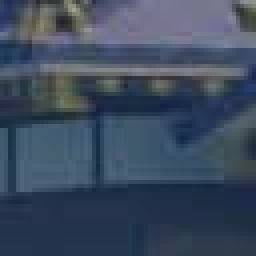
#> input picture 64Bg/1.png, 64 x 64 px (shown 4 times larger); its folder holds only this picture in this run
$ python mainV2.py
#> lines starting #> are read from the running program, lines starting #| are printed output that depends on the picture
import cv2
import numpy as np
import os
import random

def overlay_images(bg_folder, overlay_img_path, top_img_folder=None, fourth_img_path=None, top_size=(64,64), fourth_size=(64,64), pos_x=0, pos_y=0, bg_size=(1024, 1024), overlay_size=(1024, 1024)):
    """
    从指定文件夹随机读取一张背景图片，然后叠加另外两张图片，最后可选择性地叠加第四张图片

    Args:
        bg_folder: 背景图片文件夹路径
        overlay_img_path: 要叠加的图片路径
        top_img_folder: 最顶层要叠加的图片文件夹路径（可选）
        fourth_img_path: 第四层图片路径（可选）
        top_size: 顶层图片调整后的尺寸 (width, height)
        fourth_size: 第四层图片调整后的尺寸 (width, height)
        pos_x: 第四层图片的X坐标位置
        pos_y: 第四层图片的Y坐标位置
        bg_size: 背景图片调整后的尺寸 (width, height)
        overlay_size: 中间层图片调整后的尺寸 (width, height)

    Returns:
        合成后的图片
    """
#> called with bg_folder = '64Bg', overlay_img_path = 'v2Bgnew.png', fourth_img_path = 'V3nb64.png', top_size = (48, 48), fourth_size = (16, 16), pos_x = 32, pos_y = 32, bg_size = (64, 64)
    # 获取背景文件夹中的所有图片文件
    bg_images = [f for f in os.listdir(bg_folder) if f.lower().endswith(('.png', '.jpg', '.jpeg', '.bmp', '.tiff'))]

    if not bg_images:
        raise ValueError(f"在 {bg_folder} 文件夹中没有找到图片文件")

    # 随机选择一张背景图片
    selected_bg = random.choice(bg_images)
    bg_img_path = os.path.join(bg_folder, selected_bg)

    # 读取背景图片
    bg_img = cv2.imread(bg_img_path, cv2.IMREAD_UNCHANGED)
#> bg_img is the input picture: shape (64, 64, 4); mean B, G, R, A 94.8, 75.1, 61.4, 255
    if bg_img is None:
        raise ValueError(f"无法读取背景图片: {bg_img_path}")

    # 读取要叠加的图片
    overlay_img = cv2.imread(overlay_img_path, cv2.IMREAD_UNCHANGED)
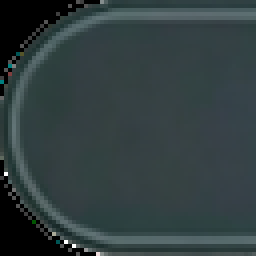
#> input picture v2Bgnew.png, 64 x 64 px (shown 4 times larger)
#> overlay_img is the input picture: shape (64, 64, 4); mean B, G, R, A 64.1, 62.5, 49.8, 177.7
    if overlay_img is None:
        raise ValueError(f"无法读取叠加图片: {overlay_img_path}")

    # 调整背景图片大小
    bg_img_resized = cv2.resize(bg_img, bg_size)

    # 调整中间层叠加图片大小
    overlay_img_resized = cv2.resize(overlay_img, overlay_size)

    # 如果中间层叠加图片是RGBA格式，我们需要特殊处理透明通道
    if overlay_img_resized.shape[-1] == 4:
        # 分离RGB和Alpha通道
        rgb_channels = overlay_img_resized[:, :, :3]
        alpha_channel = overlay_img_resized[:, :, 3] / 255.0
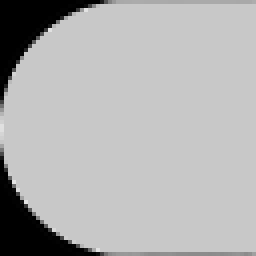
#> alpha_channel: shape (64, 64) float64 (shown 4 times larger); min 0, max 0.898, mean 0.697

        # 计算叠加位置（居中）
        y_offset = (bg_size[1] - overlay_size[1]) // 2
        x_offset = (bg_size[0] - overlay_size[0]) // 2

        # 确保偏移量不会超出边界
        y_end = min(y_offset + overlay_size[1], bg_size[1])
        x_end = min(x_offset + overlay_size[0], bg_size[0])

        # 创建感兴趣的区域
        roi = bg_img_resized[y_offset:y_end, x_offset:x_end]

        # 使用alpha混合进行叠加
        for c in range(0, 3):
            roi[:, :, c] = ((1 - alpha_channel[0:(y_end-y_offset), 0:(x_end-x_offset)]) *
                            roi[:, :, c] +
                            alpha_channel[0:(y_end-y_offset), 0:(x_end-x_offset)] *
                            rgb_channels[0:(y_end-y_offset), 0:(x_end-x_offset), c])
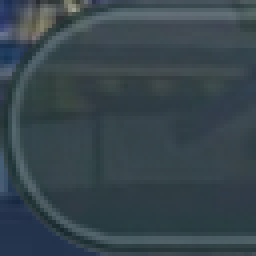
#> roi: shape (64, 64, 4) (shown 4 times larger); mean B, G, R, A 76.4, 69.3, 55.5, 255
    else:
        # 如果没有透明通道，直接覆盖
        y_offset = (bg_size[1] - overlay_size[1]) // 2
        x_offset = (bg_size[0] - overlay_size[0]) // 2

        y_end = min(y_offset + overlay_size[1], bg_size[1])
        x_end = min(x_offset + overlay_size[0], bg_size[0])

        bg_img_resized[y_offset:y_end, x_offset:x_end] = overlay_img_resized[0:(y_end-y_offset), 0:(x_end-x_offset)]

    # 如果指定了顶层图片文件夹，则获取并叠加第一张图片
    if top_img_folder and os.path.exists(top_img_folder):
        # 获取顶层图片文件夹中的所有图片文件
        top_images = [f for f in os.listdir(top_img_folder) if f.lower().endswith(('.png', '.jpg', '.jpeg', '.bmp', '.tiff'))]

        if top_images:
            # 选取第一张图片
            top_img_name = top_images[0]
            top_img_path = os.path.join(top_img_folder, top_img_name)

            # 读取顶层图片
            top_img = cv2.imread(top_img_path, cv2.IMREAD_UNCHANGED)
            if top_img is not None:
                # 调整顶层图片大小
                top_img_resized = cv2.resize(top_img, top_size)

                # 如果顶层图片是RGBA格式，我们需要特殊处理透明通道
                if top_img_resized.shape[-1] == 4:
                    # 分离RGB和Alpha通道
                    rgb_channels_top = top_img_resized[:, :, :3]
                    alpha_channel_top = top_img_resized[:, :, 3] / 255.0

                    # 计算叠加位置（居中）
                    y_offset_top = (bg_size[1] - top_size[1]) // 2
                    x_offset_top = (bg_size[0] - top_size[0]) // 2

                    # 确保偏移量不会超出边界
                    y_end_top = min(y_offset_top + top_size[1], bg_size[1])
                    x_end_top = min(x_offset_top + top_size[0], bg_size[0])

                    # 创建感兴趣的区域
                    roi_top = bg_img_resized[y_offset_top:y_end_top, x_offset_top:x_end_top]

                    # 使用alpha混合进行叠加
                    for c in range(0, 3):
                        roi_top[:, :, c] = ((1 - alpha_channel_top[0:(y_end_top-y_offset_top), 0:(x_end_top-x_offset_top)]) *
                                        roi_top[:, :, c] +
                                        alpha_channel_top[0:(y_end_top-y_offset_top), 0:(x_end_top-x_offset_top)] *
                                        rgb_channels_top[0:(y_end_top-y_offset_top), 0:(x_end_top-x_offset_top), c])
                else:
                    # 如果没有透明通道，直接覆盖
                    y_offset_top = (bg_size[1] - top_size[1]) // 2
                    x_offset_top = (bg_size[0] - top_size[0]) // 2

                    y_end_top = min(y_offset_top + top_size[1], bg_size[1])
                    x_end_top = min(x_offset_top + top_size[0], bg_size[0])

                    bg_img_resized[y_offset_top:y_end_top, x_offset_top:x_end_top] = top_img_resized[0:(y_end_top-y_offset_top), 0:(x_end_top-x_offset_top)]

    # 如果指定了第四张图片，则叠加这张图片
    if fourth_img_path and os.path.exists(fourth_img_path):
        # 读取第四张图片
        fourth_img = cv2.imread(fourth_img_path, cv2.IMREAD_UNCHANGED)
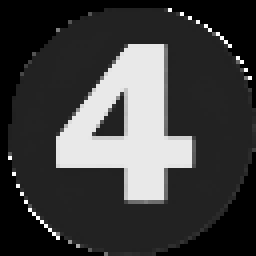
#> input picture V3nb64.png, 64 x 64 px (shown 4 times larger)
#> fourth_img is the input picture: shape (64, 64, 4); mean B, G, R, A 62.9, 62.9, 62.9, 161
        if fourth_img is not None:
            # 调整第四张图片大小
            fourth_img_resized = cv2.resize(fourth_img, fourth_size)

            # 如果第四张图片是RGBA格式，我们需要特殊处理透明通道
            if fourth_img_resized.shape[-1] == 4:
                # 分离RGB和Alpha通道
                rgb_channels_fourth = fourth_img_resized[:, :, :3]
                alpha_channel_fourth = fourth_img_resized[:, :, 3] / 255.0

                # 根据指定的位置叠加
                y_offset_fourth = pos_y
                x_offset_fourth = pos_x

                # 确保偏移量不会超出边界
                y_end_fourth = min(y_offset_fourth + fourth_size[1], bg_size[1])
                x_end_fourth = min(x_offset_fourth + fourth_size[0], bg_size[0])

                # 计算实际绘制区域
                h_diff = y_end_fourth - y_offset_fourth
                w_diff = x_end_fourth - x_offset_fourth

                # 创建感兴趣的区域
                roi_fourth = bg_img_resized[y_offset_fourth:y_end_fourth, x_offset_fourth:x_end_fourth]

                # 使用alpha混合进行叠加
                for c in range(0, 3):
                    roi_fourth[:, :, c] = ((1 - alpha_channel_fourth[0:h_diff, 0:w_diff]) *
                                    roi_fourth[:, :, c] +
                                    alpha_channel_fourth[0:h_diff, 0:w_diff] *
                                    rgb_channels_fourth[0:h_diff, 0:w_diff, c])
            else:
                # 如果没有透明通道，直接覆盖
                y_offset_fourth = pos_y
                x_offset_fourth = pos_x

                y_end_fourth = min(y_offset_fourth + fourth_size[1], bg_size[1])
                x_end_fourth = min(x_offset_fourth + fourth_size[0], bg_size[0])

                h_diff = y_end_fourth - y_offset_fourth
                w_diff = x_end_fourth - x_offset_fourth

                bg_img_resized[y_offset_fourth:y_end_fourth, x_offset_fourth:x_end_fourth] = fourth_img_resized[0:h_diff, 0:w_diff]

    return bg_img_resized


def main():
    bg_folder = "64Bg"  # 背景图片所在文件夹
    overlay_img_path = "v2Bgnew.png"  # 要叠加的图片
    top_img_folder = "droplist/syw"  # 最顶层图片所在文件夹
    fourth_img_path = "V3nb64.png"  # 第四张图片路径
    top_size = (48, 48)  # 顶层图片尺寸，可以根据需要调整
    fourth_size = (16, 16)  # 第四张图片尺寸
    pos_x = 32  # 第四张图片的X坐标位置
    pos_y = 32  # 第四张图片的Y坐标位置

    # 检查文件是否存在
    if not os.path.exists(bg_folder):
        print(f"错误: 背景图片文件夹 '{bg_folder}' 不存在")
        return

    if not os.path.exists(overlay_img_path):
        print(f"错误: 叠加图片 '{overlay_img_path}' 不存在")
        return

    if not os.path.exists(fourth_img_path):
        print(f"警告: 第四张图片 '{fourth_img_path}' 不存在，跳过该图层")
        fourth_img_path = None

    # 检查顶层图片文件夹是否存在
    if not os.path.exists(top_img_folder):
        print(f"警告: 顶层图片文件夹 '{top_img_folder}' 不存在，仅进行两层叠加")
        top_img_folder = None

    # 设置图片尺寸 (宽度, 高度)
    bg_size = (64,64)      # 背景图片尺寸
    overlay_size = (64,64)   # 中间层图片尺寸

    try:
        # 叠加图片
        result_img = overlay_images(bg_folder, overlay_img_path, top_img_folder, fourth_img_path, top_size, fourth_size, pos_x, pos_y, bg_size, overlay_size)
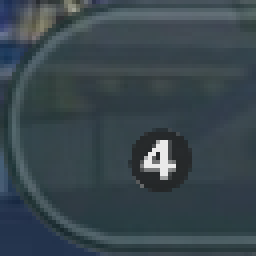
#> result_img: shape (64, 64, 4) (shown 4 times larger); mean B, G, R, A 76.9, 70, 56.7, 255

        # 显示结果
        cv2.imshow("Combined Image", result_img)
        cv2.waitKey(0)
        cv2.destroyAllWindows()

        # 保存结果
        output_filename = "output\combined_result.png"
        cv2.imwrite(output_filename, result_img)
        print(f"结果已保存为: {output_filename}")

    except Exception as e:
        print(f"处理过程中出现错误: {str(e)}")


if __name__ == "__main__":
    main()
